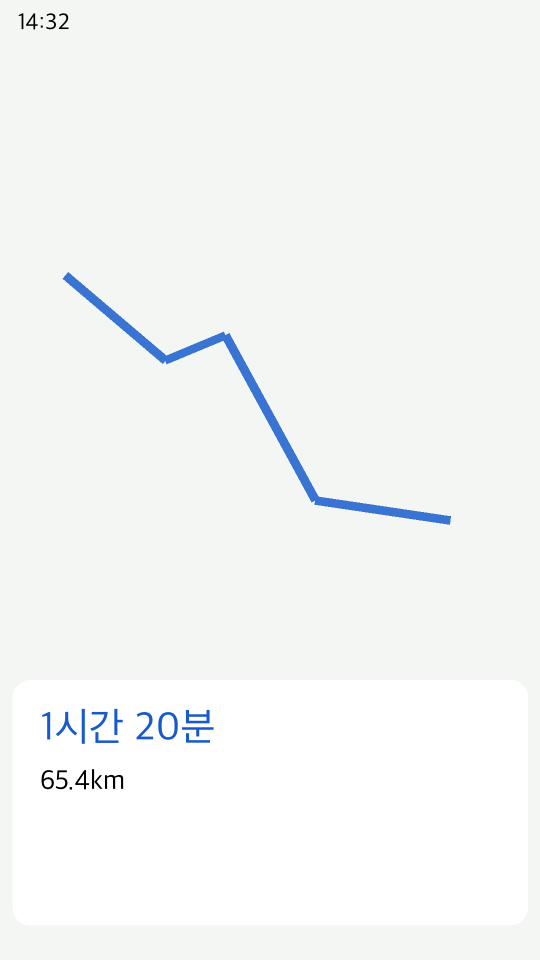
#> input picture tests/fixtures/route_sample.png, 1080 x 1920 px (shown at 1/2 size)
$ python -i route_card.py   (imports and definitions only)
#> lines starting #> are read from the running program, lines starting #| are printed output that depends on the picture; after the words box and inside, x2 and y2 are one past the last pixel; in counts of white or black regions, pixels touching at a corner belong together
"""Locate a selected route card in a portrait TMAP route carousel."""
from pathlib import Path
import re

try:
    from PIL import Image, ImageFilter
except ImportError:
    Image = None


def _component_bounds(mask, seed, stride):
    """Consume one connected blue component in a mask with a zero border."""
    pending = [seed]
    mask[seed] = 0
    left = right = seed % stride
    top = bottom = seed // stride
    while pending:
        index = pending.pop()
        y, x = divmod(index, stride)
        left, right = min(left, x), max(right, x)
        top, bottom = min(top, y), max(bottom, y)
        for neighbor in (index - 1, index + 1, index - stride, index + stride):
            if mask[neighbor]:
                mask[neighbor] = 0
                pending.append(neighbor)
    return left, top, right, bottom


def _card_box(pixels):
    # Keep a one-pixel empty border so components can be traversed at the screen edges.
    w, h = pixels.size
    rgb = pixels.load()
    blue = bytearray(w * h)
    for y in range(h):
        for x in range(w):
            r, g, b = rgb[x, y]
            if r <= 85 and 35 <= g <= 170 and b >= 155 and b - g >= 65 and g - r >= 25:
                blue[y * w + x] = 255
    mask = Image.frombytes('L', (w, h), bytes(blue))
    padded = Image.new('L', (w + 2, h + 2))
    padded.paste(mask.filter(ImageFilter.MaxFilter(3)), (1, 1))
    outline = padded.load()
    work = bytearray(padded.tobytes())
    stride = w + 2
    # An outline must have a substantial horizontal edge. Ignore small map details.
    edge = re.compile(b'\xff{%d,}' % max(4, round(w * .15)))
    candidates = []
    for run in edge.finditer(bytes(work)):
        if not work[run.start()]:
            continue
        left, top, right, bottom = _component_bounds(work, run.start(), stride)
        width, height = right - left, bottom - top
        if not (.22 * w < width < .66 * w and .12 * w < height < .55 * w
                and .78 < width / height < 3.2):
            continue
        # Sample the straight sections away from the rounded corners.
        xs = [left + round(width * k / 10) for k in range(2, 9)]
        ys = [top + round(height * k / 10) for k in range(2, 9)]
        if not all(any(all(outline[x, y] for x in xs) for y in y_range)
                   for y_range in (range(top, top + 4), range(bottom - 3, bottom + 1))):
            continue
        if not all(any(all(outline[x, y] for y in ys) for x in x_range)
                   for x_range in (range(left, left + 4), range(right - 3, right + 1))):
            continue
        # Reject filled action buttons, dark map regions and other selected controls.
        light_samples = sum(min(rgb[x - 1, y - 1]) > 205 for x in xs for y in ys)
        if light_samples < .60 * len(xs) * len(ys):
            continue
        candidates.append((left - 1, top - 1, right, bottom))
        if len(candidates) > 1:
            return None
    return candidates[0] if candidates else None


def find_selected_route_card(image_path: str | Path) -> tuple[float, float, float, float] | None:
    """Return normalized left/top/right/bottom bounds, or None without a clear outline."""
#> called with image_path = 'tests/fixtures/route_sample.png'
    if Image is None:
        return None
    try:
        with Image.open(image_path) as source:
#> source is the input picture: PIL image 1080x1920 RGB; mean R, G, B 244.1, 246.3, 245.2
            if not (source.width >= 180 and 1 <= source.height / source.width <= 3.5):
                return None
            width = min(source.width, 360)
#> width = 360
            height = round(source.height * width / source.width)
#> height = 640
            # Only the lower carousel matters. A cut-off edge will not pass the outline checks.
            top = round(height * .50)
#> top = 320
            bottom = round(height * .95)
#> bottom = 608
            region = (0, source.height * top / height, source.width, source.height * bottom / height)
#> region = (0, 960, 1080, 1824)
            pixels = source.convert('RGB').resize((width, bottom - top), Image.Resampling.BOX, box=region)
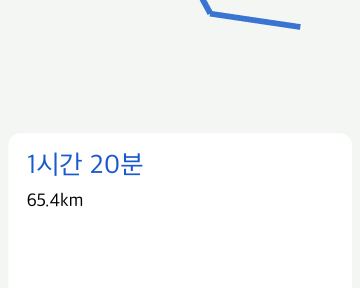
#> pixels: PIL image 360x288 RGB; mean R, G, B 246.7, 248.4, 248.2
    except (OSError, ValueError, Image.DecompressionBombError):
        return None
    box = _card_box(pixels)
#> in _card_box, `mask = Image.frombytes('L', (w, h), bytes(blue))`:
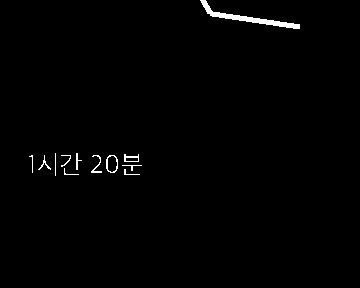
#> mask: PIL image 360x288 L; 0.92% white; 12 white regions, largest, box (x1, y1, x2, y2) and area: (200, 0, 300, 29) 540, (106, 155, 118, 173) 70, (124, 154, 139, 162) 60
#> in _card_box, `padded = Image.new('L', (w + 2, h + 2))`: padded: PIL image 362x290 L; every value is 0
#> in _card_box, `padded.paste(mask.filter(ImageFilter.MaxFilter(3)), (1, 1))`:
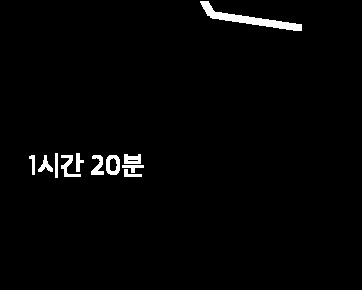
#> padded: PIL image 362x290 L; 1.8% white; 11 white regions, largest, box (x1, y1, x2, y2) and area: (200, 1, 302, 31) 794, (106, 155, 120, 175) 180, (61, 155, 81, 177) 166
#> after the loop in _card_box, `for run in edge.finditer(bytes(work)):`: candidates = []
    if box:
        x1, y1, x2, y2 = box
        return x1 / width, (y1 + top) / height, x2 / width, (y2 + top) / height
    return None

>>> result = find_selected_route_card('tests/fixtures/route_sample.png')
